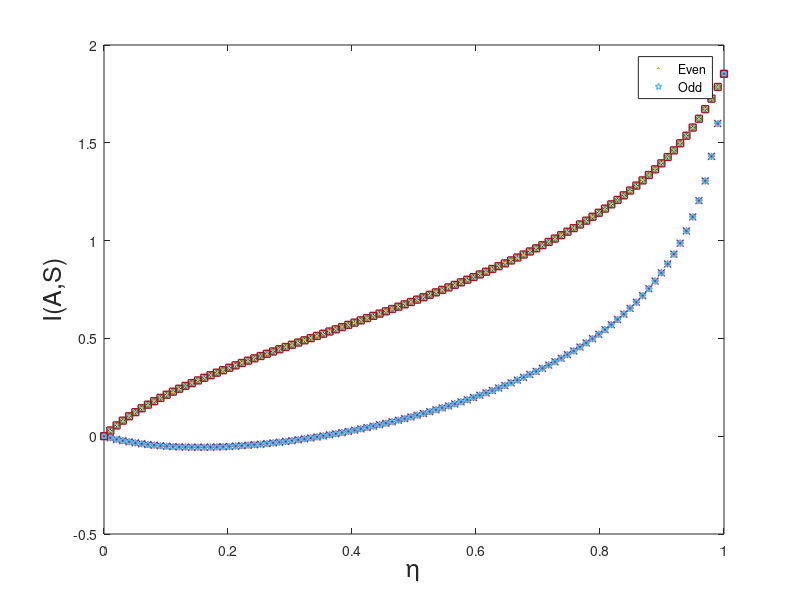

Source code (MATLAB):
sig = 10;

r=1;

 I=zeros(7,100); %initiating Matrix for mutual information 4-mode GHZ
 I1=zeros(7,100); %initiating Matrix for mutual information after revealing control values
 I11=zeros(7,100); %initiating Matrix for mutual information after revealing control values
 
 I2=zeros(7,100); % for 2 mode squeezed state
 I3=zeros(7,100);%initiating Matrix for mutual information after revealing control values
 d=zeros(7,100);
 d1=zeros(7,100);
 kr= linspace(2,8,7); % no. of parties
%  ks= linspace(1,4,1);
 tt= linspace(.0001,1,100);
 s=tt;
 %J=randperm(10);

 J=[6     1     7     4    11     9     5     8     3    10     2]; % Control input by Charlie- position quadrature
 K=[11     1     9     7     8     4    10     6     5     2     3];% Control input by Charlie- momentum quadrature
 L= [0 19 16 30 13 29 8 17]; % Simplification of combined quadrature value
 M= [0,19,18,27,30,32,28,29,22];
 
 markers = ['o' '+' '*' '.' 'x' 'd' 'p' 's'];
 

Z=[0 1 0 1 0 1 0 1 0 1 0 1 0 1 0]; % reducing to odd and even cases

% function for  mutual info after result (k- parties)

 for k=kr
%      Y(k)=ceil(k/2);
% k
% Z(k)
% Z(k-1)
for i=1:100 
I(k,i)= Z(k)*(0.5)*log(1+(sig/((.5)*exp(-2*r)+L(k)+((1/s(i))-1)))) +Z(k-1)*(0.5)*log(1+(sig/((.5)*(exp(-2*r))+L(k)+((4.5)*((1/s(i))-1)))));
I1(k,i)= Z(k)*(0.5)*log(1+(sig/((.5)*exp(-2*r)+((1/s(i))-1)))) +Z(k-1)*(0.5)*log(1+(sig/((.5)*(exp(-2*r))+((4.5)*((1/s(i))-1)))));
I11(k,i)= Z(k)*(0.5)*log(1+(sig/((.5)*exp(-2*r)))) + Z(k-1)*(0.5)*log(1+(sig/((.5)*(exp(-2*r)))))

I2(k,i)= (0.5)*log(1+(sig/((.5)*(exp(-2*r)+exp(2*r))+M(k)+((2.5)*((1/s(i))-1)))));% two mode squeezed
I3(k,i)= (0.5)*log(1+(sig/((.5)*(exp(-2*r)+exp(2*r))+(2.5)*((1/s(i))-1))));% two mode squeezed 

end
 end 
 
 
 for k=kr
for i=1:100
d(k,i)=I(k,i)-I2(k,i);
d1(k,i)=I1(k,i)-I3(k,i);
end
 end 
 % function plot for noise and mutual info after result (k- parties)

  h2=figure(2);
  set(gca, 'FontSize', 16, 'LineWidth', 1)
  
  P2=plot(tt,d1(2,:),markers(2),'DisplayName','Party2','LineWidth',1,'MarkerSize',5);
  hold on;
  P3=plot(tt,d1(3,:),markers(3),'DisplayName','Party3','LineWidth',1,'MarkerSize',5);
  hold on;
  P4=plot(tt,d1(4,:),markers(4),'DisplayName','Party4','LineWidth',1,'MarkerSize',5);
  hold on;
  P5=plot(tt,d1(5,:),markers(5),'DisplayName','Party5','LineWidth',1,'MarkerSize',5);
  hold on;
  P6=plot(tt,d1(6,:),markers(6),'DisplayName','Party6','LineWidth',1,'MarkerSize',5);
  hold on;
  P7=plot(tt,d1(7,:),markers(7),'DisplayName','Party7','LineWidth',1,'MarkerSize',5);
  hold on;
  P8=plot(tt,d1(8,:),markers(8),'DisplayName','Party8','LineWidth',1,'MarkerSize',5);
  hold on;
  
 
  
%   P2=plot(tt,I(2,:),col(2),'DisplayName','Even','LineWidth',1.5,'MarkerSize',8);
%   hold on;
%   P3=plot(tt,I(3,:),col(3),'DisplayName','Part3','LineWidth',1.5,'MarkerSize',8);
%   hold on;
%   P4=plot(tt,I(4,:),col(4),'DisplayName','Party4','LineWidth',1.5,'MarkerSize',8);
%   hold on;
%   P5=plot(tt,I(5,:),col(5),'DisplayName','Party5','LineWidth',1.5,'MarkerSize',8);
%   hold on;
%   P6=plot(tt,I(6,:),col(6),'DisplayName','Party6','LineWidth',1.5,'MarkerSize',8);
%   hold on;
%   P7=plot(tt,I(7,:),col(7),'DisplayName','Odd','LineWidth',1.5,'MarkerSize',8);
%   hold on;
%   P8=plot(tt,I(8,:),col(8),'DisplayName','Party8','LineWidth',1.5,'MarkerSize',8);
%   hold on;
%  
  
  
  
  
  % function plot for noise and mutual info after result and control(k- parties)
  
%  h2=figure(2);
%   set(gca, 'FontSize', 16, 'LineWidth', 1)
%   
%   
%   P2=plot(tt,I1(2,:),col(2),'DisplayName','Party2','LineWidth',1.5,'MarkerSize',8);
%   hold on;
%   P3=plot(tt,I1(3,:),col(3),'DisplayName','Part3','LineWidth',1.5,'MarkerSize',8);
%   hold on;
%   P4=plot(tt,I1(4,:),col(4),'DisplayName','Party4','LineWidth',1.5,'MarkerSize',8);
%   hold on;
%   P5=plot(tt,I1(5,:),col(5),'DisplayName','Party5','LineWidth',1.5,'MarkerSize',8);
%   hold on;
%   P6=plot(tt,I1(6,:),col(6),'DisplayName','Party6','LineWidth',1.5,'MarkerSize',8);
%   hold on;
%   P7=plot(tt,I1(7,:),col(7),'DisplayName','Party7','LineWidth',1.5,'MarkerSize',8);
%   hold on;
%   P8=plot(tt,I1(8,:),col(8),'DisplayName','Party8','LineWidth',1.5,'MarkerSize',8);
%   hold on;



 xlabel('\eta','FontSize', 18)
 ylabel('I(A,S)','FontSize', 18)
%  legend([P2 P3 P4 P5 P6 P7 P8], 'Second','Third','Fourth','Fifth','Sixth','Seventh','Eighth')
 legend([ P4 P7], 'Even','Odd')

% for k=kr
%  p(k)=plot(tt,I(k,:),col(k),'DisplayName','Party','LineWidth',1.5,'MarkerSize',8)
%   hold on
% end
%  % Random encoding by Charlie
%  M=J+K;
 
 %  Sum of encoding
%  for n=2:11  
%     d=1;
%     G(n)= M(n);
% while d < n
%   G(n) = G(n)+ M(n-d);
%   d=d+1;
% end
%  end
